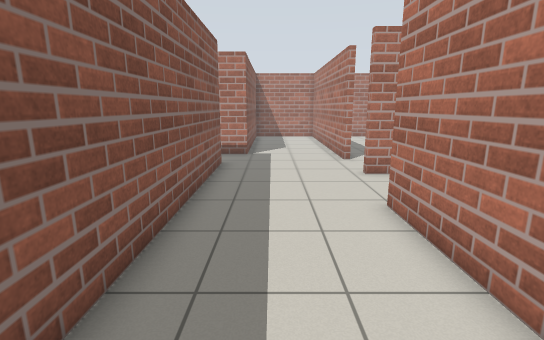
View 1 (above)

16 first-person views from a walk through a robot-simulator world made for Gazebo. The camera is 1.2 m above the floor, tilts 12° down and sees 85° across. The floor is counted in squares, 0.5 m on a side. Each view is taken from the middle of a square. On the plan, view 1 faces up. The plan holds only what a view shows up to about 18 squares ahead; the rest is blank.

View 2
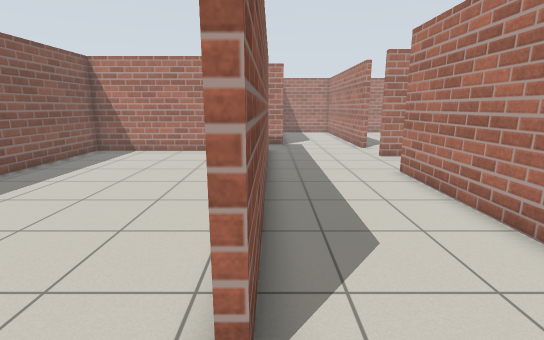

View 3
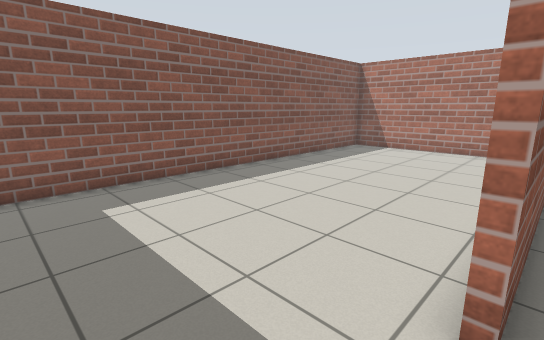

View 4
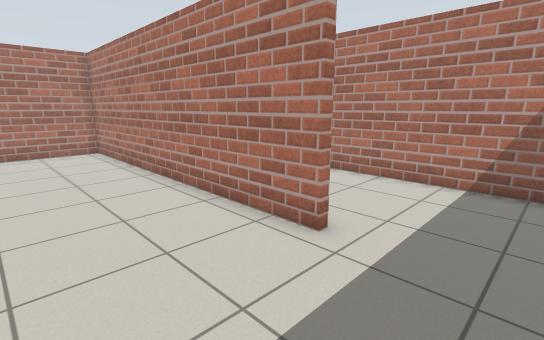

View 5
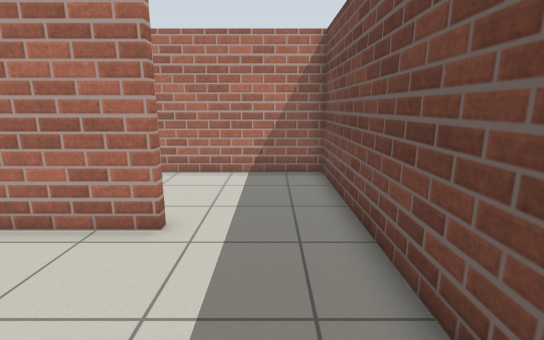

View 6
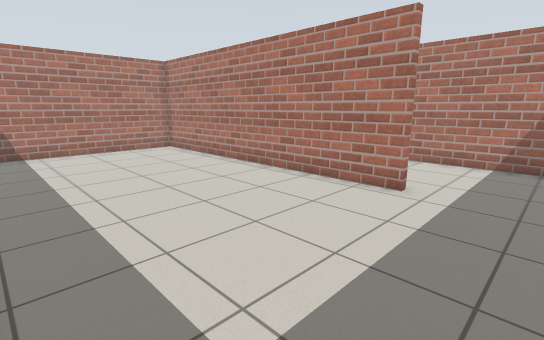

View 7
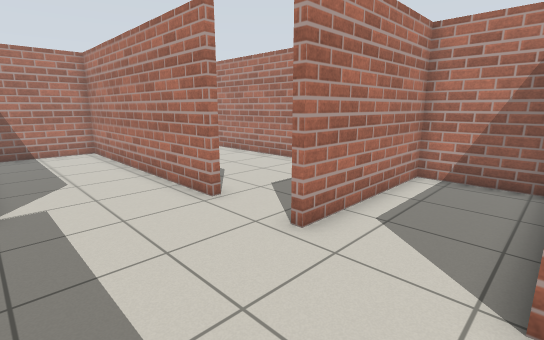

View 8
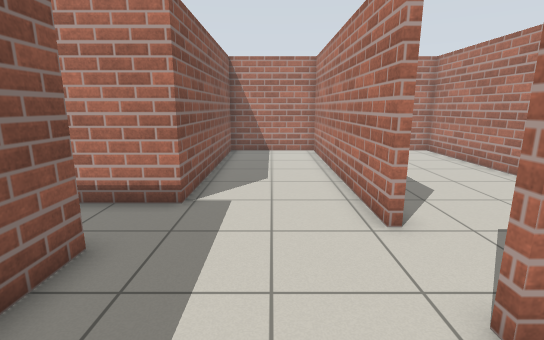

View 9
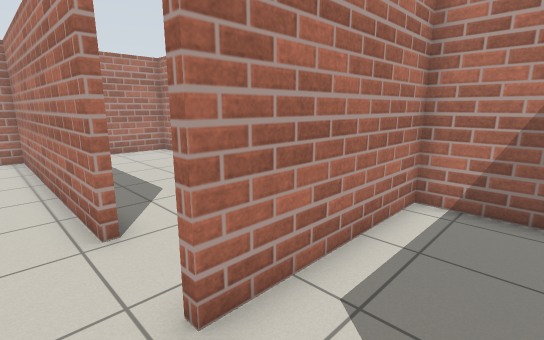

View 10
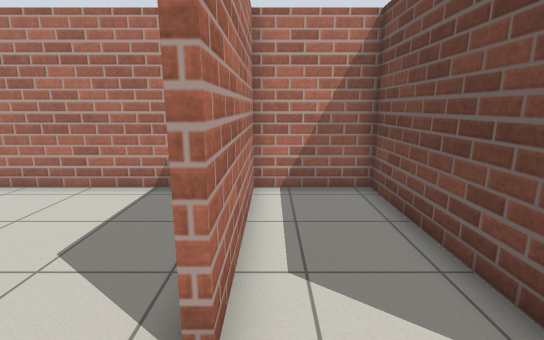

View 11
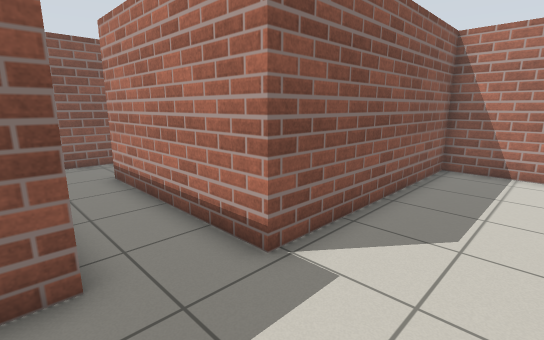

View 12
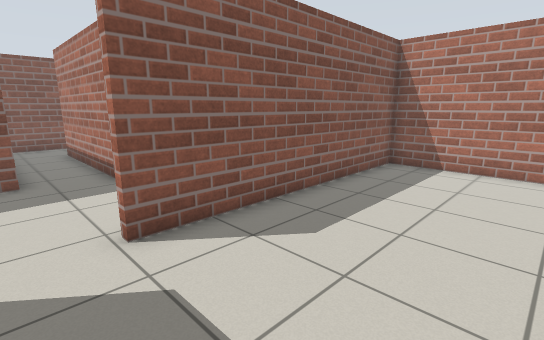

View 13
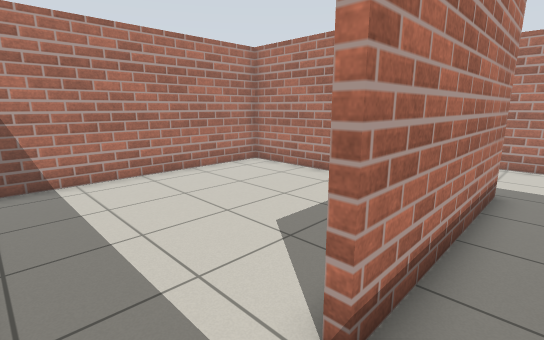

View 14
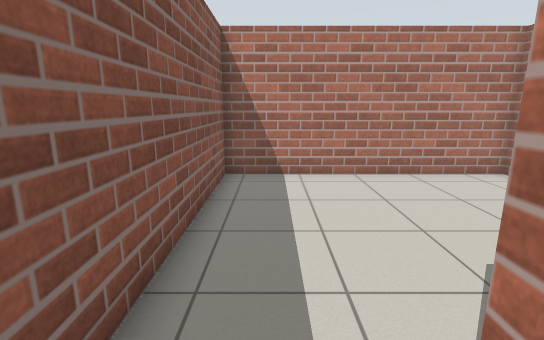

View 15
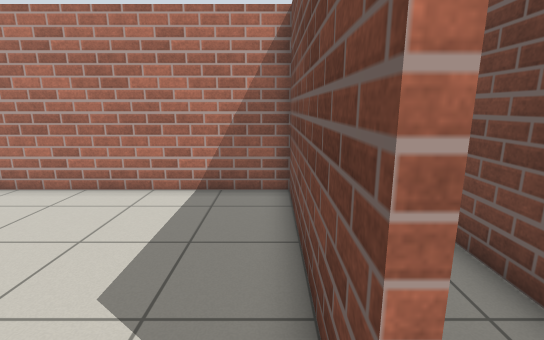

View 16
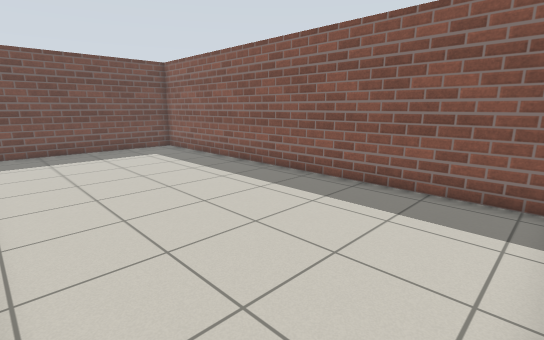

### Floor plan
Ten units are one square. View 1 is at (0, 0); x grows to the right and y downward. Boxes are objects, and circles mark ways between rooms. Rooms are numbered by the first view taken in them; rooms with no view inside come last. Other rooms are left out.
<svg viewBox="-122 -250 224 314">
<path fill="none" stroke="#000" d="M37 -70 97 -70 97 -105 34 -105M-22 -106 -22 19M-26 59 29 59 29 -71M-25 19 -25 -124 -117 -124 -117 56M-115 59 -26 59M-22 -128 -22 -106M37 -137 34 -137 34 -245 -13 -245 -13 -152 -89 -152M-69 -127 -50 -127M-117 -154 -117 -132M97 -130 97 -245 37 -245 37 -137M-89 -155 -16 -155 -16 -245 -117 -245 -117 -154"/>
<circle cx="-20" cy="35" r="3" fill="#2a7"/>
<circle cx="10" cy="-110" r="3" fill="#2a7"/>
<circle cx="40" cy="-125" r="3" fill="#2a7"/>
<circle cx="-100" cy="-150" r="3" fill="#2a7"/>
<text x="20" y="-40">1</text>
<text x="-70" y="-40">2</text>
<text x="0" y="-170">3</text>
<text x="70" y="-180">4</text>
<text x="-70" y="-200">5</text>
</svg>
Room 1 opens to room 2. Room 1 opens to room 3. Room 3 opens to room 4. Room 3 opens to room 5.

Where each view was taken, in squares from view 1:
view 1: 0 up, 0 right, facing up
view 2: 4 down, 2 left, facing up
view 3: 5 down, 2 left, facing up-left
view 4: 5 down, 7 left, facing up-right
view 5: 4 down, 8 left, facing right
view 6: 5 down, 11 left, facing up-right
view 7: 7 up, 1 left, facing up-right
view 8: 8 up, 1 right, facing up
view 9: 8 up, 2 right, facing up-right
view 10: 10 up, 1 right, facing right
view 11: 12 up, 2 right, facing up-left
view 12: 12 up, 9 right, facing up-left
view 13: 14 up, 11 left, facing up-right
view 14: 14 up, 10 left, facing up
view 15: 16 up, 10 left, facing right
view 16: 12 up, 3 left, facing down-left
